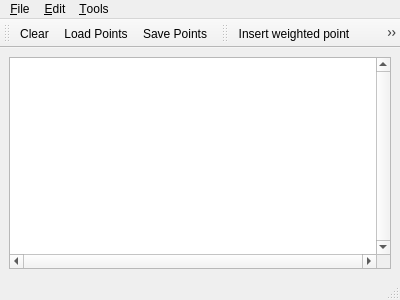
<ui version="4.0" >
 <author>GeometryFactory</author>
 <class>Regular_triangulation_2</class>
 <widget class="QMainWindow" name="Regular_triangulation_2" >
  <property name="geometry" >
   <rect>
    <x>0</x>
    <y>0</y>
    <width>400</width>
    <height>300</height>
   </rect>
  </property>
  <property name="windowTitle" >
   <string>CGAL Regular Triangulation</string>
  </property>
  <property name="windowIcon" >
   <iconset resource="../resources/CGAL.qrc" >
    <normaloff>:/cgal/logos/cgal_icon</normaloff>:/cgal/logos/cgal_icon</iconset>
  </property>
  <widget class="QWidget" name="centralwidget" >
   <layout class="QGridLayout" >
    <item row="0" column="0" >
     <widget class="QGraphicsView" name="graphicsView" >
      <property name="focusPolicy" >
       <enum>Qt::StrongFocus</enum>
      </property>
      <property name="verticalScrollBarPolicy" >
       <enum>Qt::ScrollBarAlwaysOn</enum>
      </property>
      <property name="horizontalScrollBarPolicy" >
       <enum>Qt::ScrollBarAlwaysOn</enum>
      </property>
      <property name="transformationAnchor" >
       <enum>QGraphicsView::NoAnchor</enum>
      </property>
     </widget>
    </item>
   </layout>
  </widget>
  <widget class="QStatusBar" name="statusbar" />
  <widget class="QToolBar" name="fileToolBar" >
   <property name="windowTitle" >
    <string>File Tools</string>
   </property>
   <attribute name="toolBarArea" >
    <enum>TopToolBarArea</enum>
   </attribute>
   <attribute name="toolBarBreak" >
    <bool>false</bool>
   </attribute>
   <addaction name="actionClear" />
   <addaction name="actionLoadPoints" />
   <addaction name="actionSavePoints" />
  </widget>
  <widget class="QToolBar" name="toolBar" >
   <property name="windowTitle" >
    <string>Visualization Tools</string>
   </property>
   <attribute name="toolBarArea" >
    <enum>TopToolBarArea</enum>
   </attribute>
   <attribute name="toolBarBreak" >
    <bool>false</bool>
   </attribute>
   <addaction name="actionInsertPoint" />
   <addaction name="actionShowRegular" />
   <addaction name="actionShowPowerdiagram" />
   <addaction name="actionRecenter" />
  </widget>
  <widget class="QMenuBar" name="menubar" >
   <property name="geometry" >
    <rect>
     <x>0</x>
     <y>0</y>
     <width>400</width>
     <height>29</height>
    </rect>
   </property>
   <widget class="QMenu" name="menuFile" >
    <property name="title" >
     <string>&amp;File</string>
    </property>
    <addaction name="separator" />
    <addaction name="actionClear" />
    <addaction name="actionLoadPoints" />
    <addaction name="actionSavePoints" />
    <addaction name="separator" />
    <addaction name="actionQuit" />
   </widget>
   <widget class="QMenu" name="menuEdit" >
    <property name="title" >
     <string>&amp;Edit</string>
    </property>
    <addaction name="actionInsertRandomPoints" />
   </widget>
   <widget class="QMenu" name="menuTools" >
    <property name="title" >
     <string>&amp;Tools</string>
    </property>
    <addaction name="actionInsertPoint" />
    <addaction name="actionShowRegular" />
    <addaction name="actionShowPowerdiagram" />
    <addaction name="separator" />
    <addaction name="actionRecenter" />
   </widget>
   <addaction name="menuFile" />
   <addaction name="menuEdit" />
   <addaction name="menuTools" />
  </widget>
  <action name="actionAbout" >
   <property name="text" >
    <string>&amp;About</string>
   </property>
  </action>
  <action name="actionAboutCGAL" >
   <property name="text" >
    <string>About &amp;CGAL</string>
   </property>
  </action>
  <action name="actionQuit" >
   <property name="text" >
    <string>&amp;Quit</string>
   </property>
   <property name="shortcut" >
    <string>Ctrl+Q</string>
   </property>
  </action>
  <action name="actionInsertRandomPoints" >
   <property name="text" >
    <string>&amp;Insert random points</string>
   </property>
   <property name="shortcut" >
    <string>Ctrl+I</string>
   </property>
  </action>
  <action name="actionInsertPoint" >
   <property name="checkable" >
    <bool>true</bool>
   </property>
   <property name="checked" >
    <bool>false</bool>
   </property>
   <property name="icon" >
    <iconset resource="../icons/Input.qrc" >
     <normaloff>:/cgal/Input/inputPoint.png</normaloff>:/cgal/Input/inputPoint.png</iconset>
   </property>
   <property name="text" >
    <string>&amp;Insert weighted point</string>
   </property>
   <property name="toolTip" >
    <string>Insert weighted point</string>
   </property>
   <property name="statusTip" >
    <string>Left: Insert vtx</string>
   </property>
  </action>
  <action name="actionClear" >
   <property name="icon" >
    <iconset resource="../icons/File.qrc" >
     <normaloff>:/cgal/fileToolbar/fileNew.png</normaloff>:/cgal/fileToolbar/fileNew.png</iconset>
   </property>
   <property name="text" >
    <string>&amp;Clear</string>
   </property>
   <property name="shortcut" >
    <string>Ctrl+C</string>
   </property>
  </action>
  <action name="actionShowPowerdiagram" >
   <property name="checkable" >
    <bool>true</bool>
   </property>
   <property name="checked" >
    <bool>false</bool>
   </property>
   <property name="icon" >
    <iconset resource="../icons/Triangulation_2.qrc" >
     <normaloff>:/cgal/Triangulation_2/Voronoi_diagram_2.png</normaloff>:/cgal/Triangulation_2/Voronoi_diagram_2.png</iconset>
   </property>
   <property name="text" >
    <string>Show &amp;Voronoi Diagram</string>
   </property>
   <property name="shortcut" >
    <string>Ctrl+V</string>
   </property>
  </action>
  <action name="actionShowRegular" >
   <property name="checkable" >
    <bool>true</bool>
   </property>
   <property name="icon" >
    <iconset resource="../icons/Triangulation_2.qrc" >
     <normaloff>:/cgal/Triangulation_2/Delaunay_triangulation_2.png</normaloff>:/cgal/Triangulation_2/Delaunay_triangulation_2.png</iconset>
   </property>
   <property name="text" >
    <string>Show &amp;Regular Triangulation</string>
   </property>
   <property name="shortcut" >
    <string>Ctrl+D</string>
   </property>
  </action>
  <action name="actionLoadPoints" >
   <property name="icon" >
    <iconset resource="../icons/File.qrc" >
     <normaloff>:/cgal/fileToolbar/fileOpen.png</normaloff>:/cgal/fileToolbar/fileOpen.png</iconset>
   </property>
   <property name="text" >
    <string>&amp;Load Points...</string>
   </property>
   <property name="shortcut" >
    <string>Ctrl+L</string>
   </property>
  </action>
  <action name="actionSavePoints" >
   <property name="icon" >
    <iconset resource="../icons/File.qrc" >
     <normaloff>:/cgal/fileToolbar/fileSave.png</normaloff>:/cgal/fileToolbar/fileSave.png</iconset>
   </property>
   <property name="text" >
    <string>&amp;Save Points...</string>
   </property>
   <property name="shortcut" >
    <string>Ctrl+S</string>
   </property>
  </action>
  <action name="actionRecenter" >
   <property name="icon" >
    <iconset resource="../icons/Input.qrc" >
     <normaloff>:/cgal/Input/zoom-best-fit</normaloff>:/cgal/Input/zoom-best-fit</iconset>
   </property>
   <property name="text" >
    <string>Re&amp;center the viewport</string>
   </property>
   <property name="shortcut" >
    <string>Ctrl+R</string>
   </property>
  </action>
 </widget>
 <resources>
  <include location="Regular_triangulation_2.qrc" />
  <include location="../icons/File.qrc" />
  <include location="../resources/CGAL.qrc" />
  <include location="../icons/Triangulation_2.qrc" />
  <include location="../icons/Input.qrc" />
 </resources>
 <connections/>
</ui>
